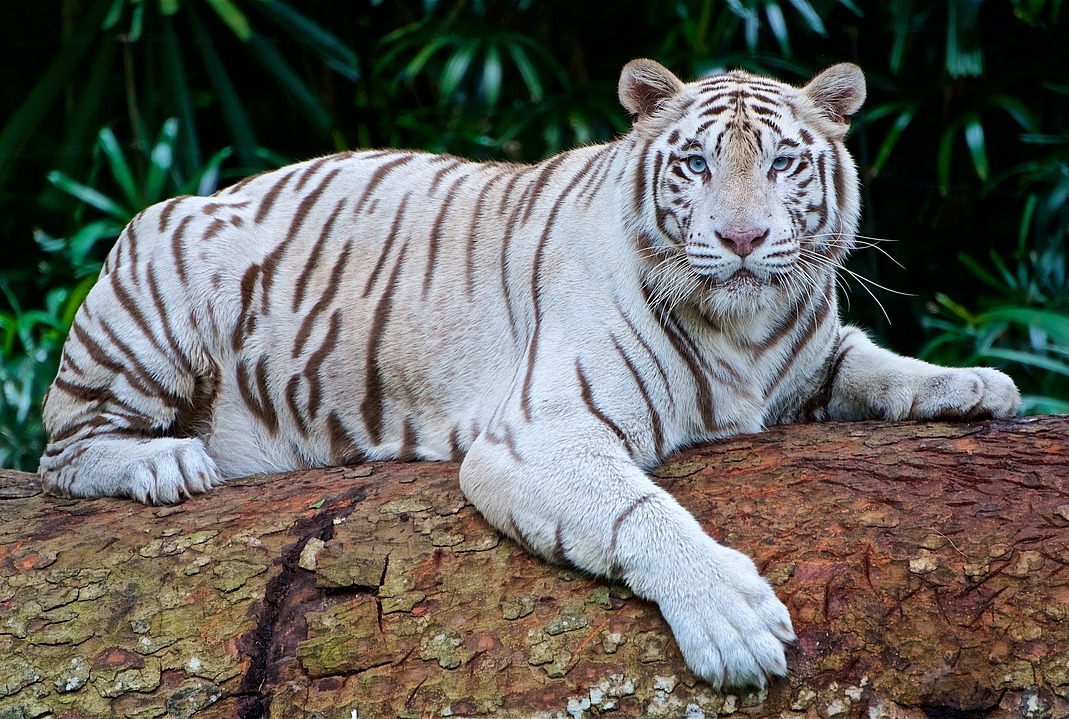
#> input picture ComputerVision/Assets/ss.jpg, 1069 x 719 px, found by its file name
$ python 'HistEq(Assignment1).py'
#> lines starting #> are read from the running program, lines starting #| are printed output that depends on the picture
import matplotlib.pyplot as plt
import numpy as np

def read_image(path):

    img = plt.imread(path)
#> img is the input picture: shape (719, 1069, 3); mean R, G, B 99.4, 98.8, 93.4
    if len(img.shape) == 3:
        img = np.dot(img[..., :3], [0.2989, 0.587, 0.114])
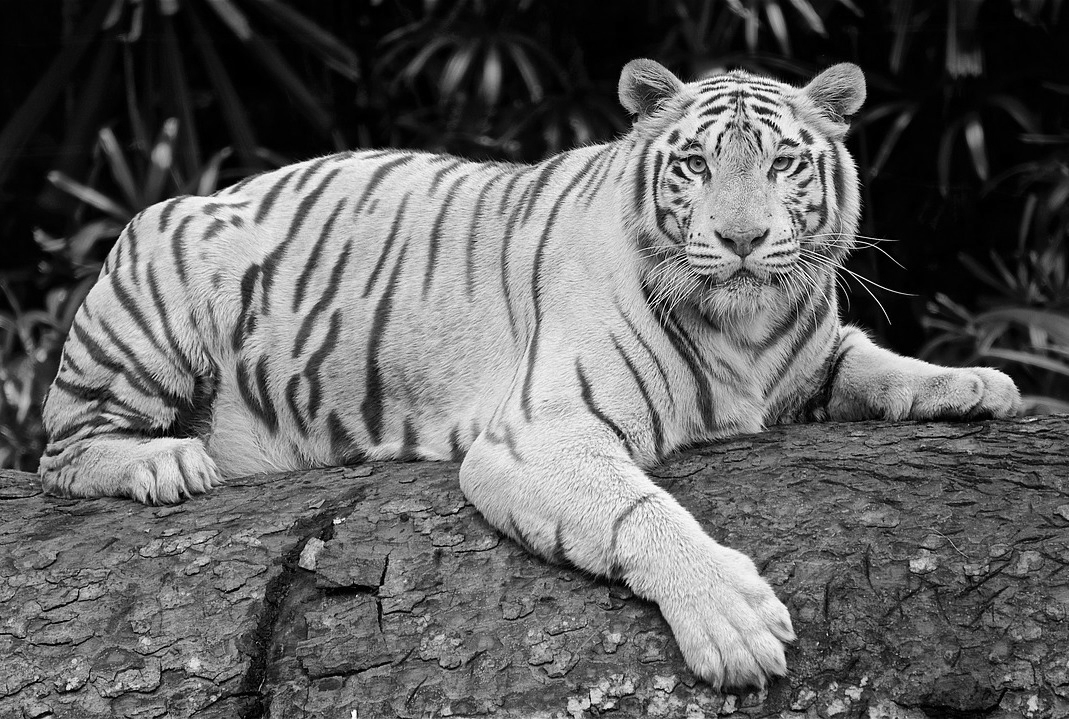
#> img: shape (719, 1069) float64; min 0, max 254.7, mean 98.3
    img = (img * 255).astype(np.uint8) if img.max() <= 1 else img.astype(np.uint8)
    return img

def compute_histogram(img, levels=256):
    hist = [0] * levels
    for row in img:
        for pixel in row:
            hist[int(pixel)] += 1
    return hist

def compute_cdf(hist):
    cdf = [0] * len(hist)
    cdf[0] = hist[0]
    for i in range(1, len(hist)):
        cdf[i] = cdf[i - 1] + hist[i]
    return cdf

def equalize_image(img, levels=256):
    M, N = img.shape
    hist = compute_histogram(img, levels)
    cdf = compute_cdf(hist)
    cdf_min = min(x for x in cdf if x > 0)
    denominator = (M * N - cdf_min)

    if denominator == 0:  # avoid division by zero
        return img.copy()

    lut = [round((levels - 1) * (c - cdf_min) / denominator) for c in cdf]
    new_img = [[lut[int(p)] for p in row] for row in img]
    return np.array(new_img, dtype=np.uint8)

# --- MAIN ---
path = r"C:\Users\HYBE\Desktop\HYBE\Projects\Uni-code\ComputerVision\Assets\ss.jpg"  # full path
image = read_image(path)

orig_hist = compute_histogram(image)
#> after the loop in compute_histogram, `for row in img:`: hist = 256 values, max 26126 at index 2, min 0 at index 255, mean 3002.4
#> orig_hist has the same summary as hist in compute_histogram
equalized = equalize_image(image)
#> in compute_cdf, `cdf = [0] * len(hist)`: cdf = 256 values from 0 to 0
#> after the loop in compute_cdf, `for i in range(1, len(hist)):`: cdf = 256 values from 5100 to 768611
#> in equalize_image, `cdf_min = min(x for x in cdf if x > 0)`: cdf_min = 5100
#> in equalize_image, `denominator = (M * N - cdf_min)`: denominator = 763511
#> in equalize_image, `lut = [round((levels - 1) * (c - cdf_min) / denominator) for c in cdf]`: lut = 256 values from 0 to 255
#> in equalize_image, `new_img = [[lut[int(p)] for p in row] for row in img]`: new_img = 719 items
#> in equalize_image, `return np.array(new_img, dtype=np.uint8)`:
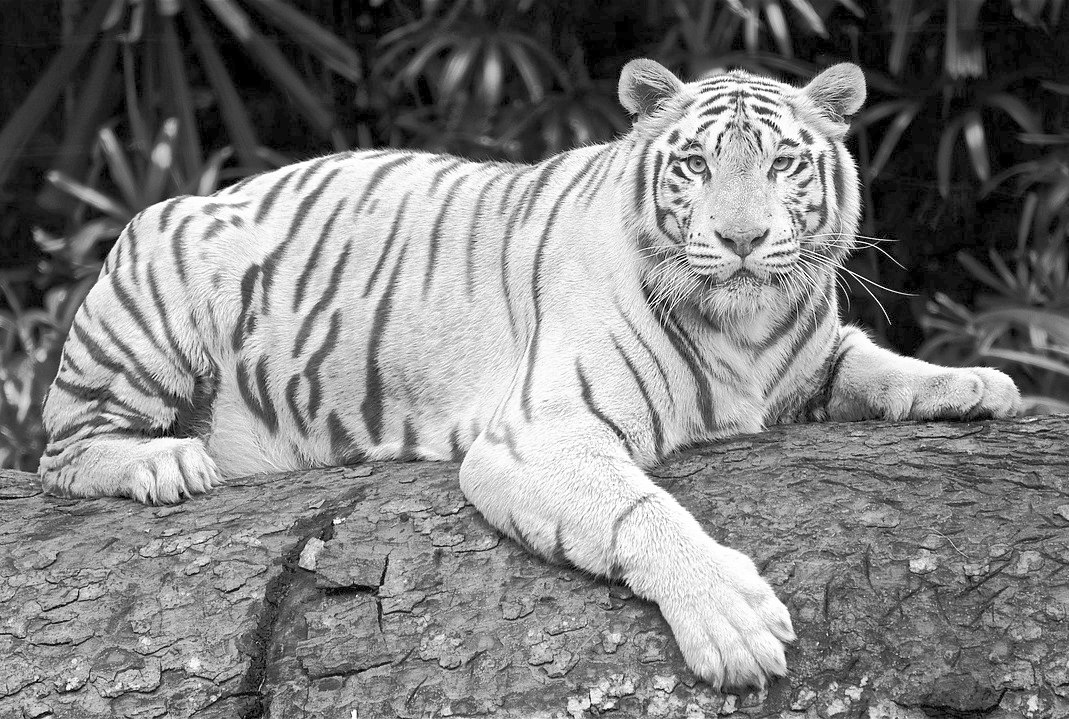
#> returned value: shape (719, 1069); min 0, max 255, mean 127.5
equal_hist = compute_histogram(equalized)
#> equal_hist = 256 values, max 26126 at index 13, min 0 at index 1, mean 3002.4

# Show histograms
plt.figure()
plt.bar(range(256), orig_hist, width=1)
plt.title("Original Histogram")

plt.figure()
plt.bar(range(256), equal_hist, width=1)
plt.title("Equalized Histogram")

# Show images
plt.figure(figsize=(10, 4))
plt.subplot(1, 2, 1)
plt.imshow(image, cmap='gray')
plt.title("Original Image")
plt.axis('off')
plt.subplot(1, 2, 2)
plt.imshow(equalized, cmap='gray')
plt.title("Equalized Image")
plt.axis('off')
plt.show()
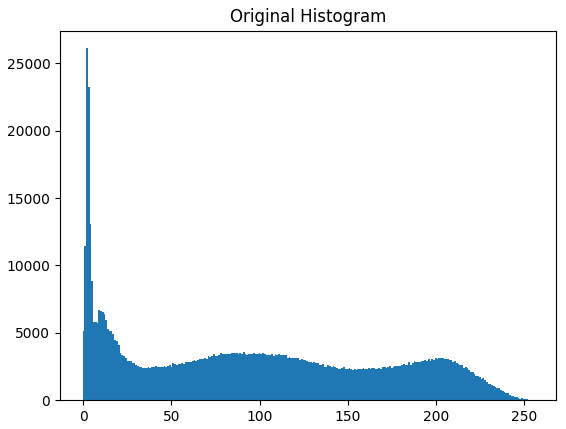
#> figure drawn by matplotlib, 1 panel; tallest bar 26126 high, from x = 1.5 to 2.5
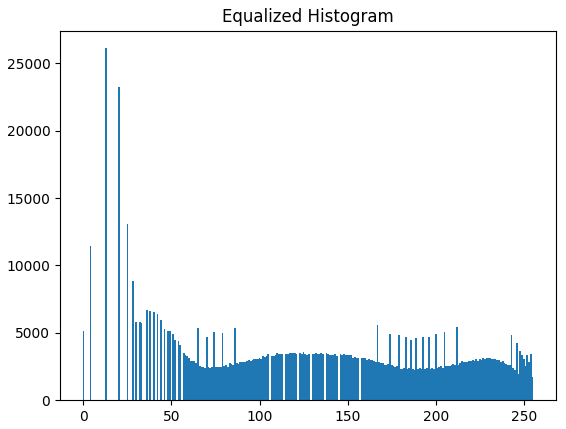
#> figure drawn by matplotlib, 1 panel; tallest bar 26126 high, from x = 12.5 to 13.5

print(type(image))
#| <class 'numpy.ndarray'>
print(image.shape)
#| (719, 1069)
print(image.dtype)
#| uint8
print(np.min(image), np.max(image))
#| 0 254
